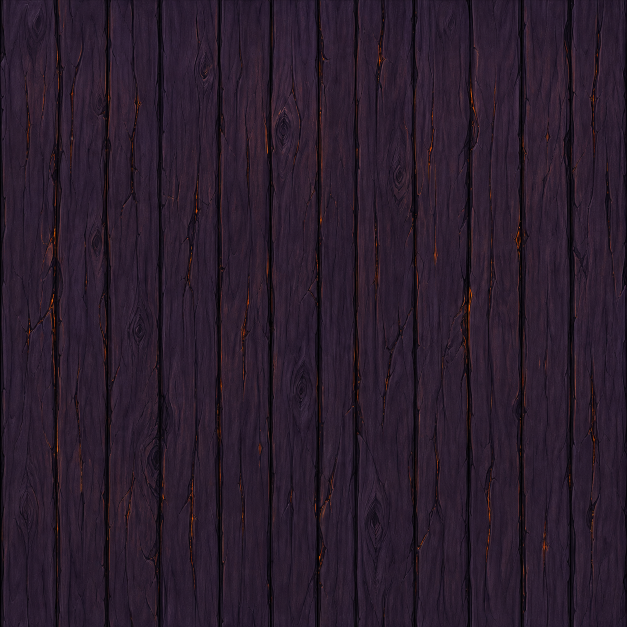
#> input picture pw_art/UI/Flash UI/Session UI/art/halloween/generated/wood_back.png, 1254 x 1254 px (shown at 1/2 size); the run also reads 2 pictures not shown here
$ python prep_halloween.py
#> lines starting #> are read from the running program, lines starting #| are printed output that depends on the picture; after the words box and inside, x2 and y2 are one past the last pixel; in counts of white or black regions, pixels touching at a corner belong together
# Prepares the halloween skin bitmaps for main.fla.
#   python prep_halloween.py
# Input:  generated/*.png (art on a green #00FF00 background)
# Output: final/HW_*.png (2x of the size shown in the game; the code draws them at 0.5)
import os
import numpy as np
from PIL import Image, ImageEnhance, ImageFilter

HERE = os.path.dirname(os.path.abspath(__file__))
SRC = os.path.join(HERE, 'generated')
OUT = os.path.join(HERE, 'final')
GLOW = {'pumpkin_on.png', 'header.png', 'close.png', 'frame.png', 'button_plank_hover.png', 'button_plank_active.png'}


def key(name):
    """Removes the green background: alpha from the green excess, colour unmixed from the background."""
    img = Image.open(os.path.join(SRC, name))
    a = np.asarray(img.convert('RGB')).astype(np.float32)
    r, g, b = a[..., 0], a[..., 1], a[..., 2]
    border = np.concatenate([a[0], a[-1], a[:, 0], a[:, -1]])
    gm = border[(border[:, 1] - np.maximum(border[:, 0], border[:, 2])) > 100]
    bg = np.median(gm, axis=0) if len(gm) else np.array([20, 240, 25], np.float32)
    spill = g - np.maximum(r, b)
    full = bg[1] - max(bg[0], bg[2])
    alpha = 1.0 - np.clip((spill - 0.12 * full) / (0.80 * full), 0, 1)
    A = alpha[..., None]
    F = np.clip((a - (1 - A) * bg) / np.maximum(A, 1e-3), 0, 255)
    F[..., 1] = np.where(spill > 0, np.minimum(F[..., 1], np.maximum(F[..., 0], F[..., 2])), F[..., 1])
    if name in GLOW:
        soft = alpha < 0.98
        F[..., 1] = np.where(soft, np.minimum(F[..., 1], 0.62 * F[..., 0]), F[..., 1])
    F[alpha < 0.01] = 0
    out = Image.fromarray(np.concatenate([F, A * 255], axis=2).round().astype(np.uint8), 'RGBA')
    bbox = out.getchannel('A').point(lambda v: 255 if v > 40 else 0).getbbox()
    return out.crop(bbox)


def resize(img, w, h):
    # premultiplied resize, so transparent pixels do not darken the edges
    a = np.asarray(img).astype(np.float32) / 255.0
    pm = a.copy()
    pm[..., :3] *= pm[..., 3:4]
    res = []
    for c in range(4):
        ch = Image.fromarray((pm[..., c] * 65535).astype(np.uint16).astype(np.int32), 'I')
        res.append(np.asarray(ch.resize((w, h), Image.LANCZOS)).astype(np.float32) / 65535)
    r = np.clip(np.stack(res, axis=2), 0, 1)
    al = r[..., 3:4]
    r[..., :3] = np.where(al > 1e-4, r[..., :3] / np.maximum(al, 1e-4), 0)
    return Image.fromarray((np.clip(r, 0, 1) * 255).round().astype(np.uint8), 'RGBA')


def scale(img, k):
    return resize(img, max(1, round(img.width * k)), max(1, round(img.height * k)))


def bright(img, k):
    rgb = ImageEnhance.Brightness(img.convert('RGB')).enhance(k)
    rgb.putalpha(img.getchannel('A'))
    return rgb


def disabled(img):
    rgb = ImageEnhance.Color(img.convert('RGB')).enhance(0.15)
    rgb = ImageEnhance.Brightness(rgb).enhance(0.6)
    rgb.putalpha(img.getchannel('A'))
    return rgb


def glow(img, color=(255, 140, 30), radius=6, strength=0.9):
    """Adds an outer orange glow (the image gets a margin of 'radius' pixels)."""
    m = radius * 2
    base = Image.new('RGBA', (img.width + m * 2, img.height + m * 2), (0, 0, 0, 0))
    base.paste(img, (m, m))
    al = base.getchannel('A').filter(ImageFilter.GaussianBlur(radius))
    al = al.point(lambda v: min(255, int(v * strength * 1.6)))
    g = Image.new('RGBA', base.size, color + (0,))
    g.putalpha(al)
    return Image.alpha_composite(g, base)


def save(img, name):
    img.save(os.path.join(OUT, name + '.png'))
    print(name, img.size)


def main():
    os.makedirs(OUT, exist_ok=True)

    # window background: opaque wood
    wood = Image.open(os.path.join(SRC, 'wood_back.png')).convert('RGB').resize((1024, 1024), Image.LANCZOS)
    wood = ImageEnhance.Brightness(wood).enhance(0.7)
    wood.save(os.path.join(OUT, 'HW_Wood.png'))
    print('HW_Wood', wood.size)
#| HW_Wood (1024, 1024)

    # window frame: 4 corners, 4 plain strips (stretched), 4 ornaments (centred on the sides)
    fr = key('frame.png')
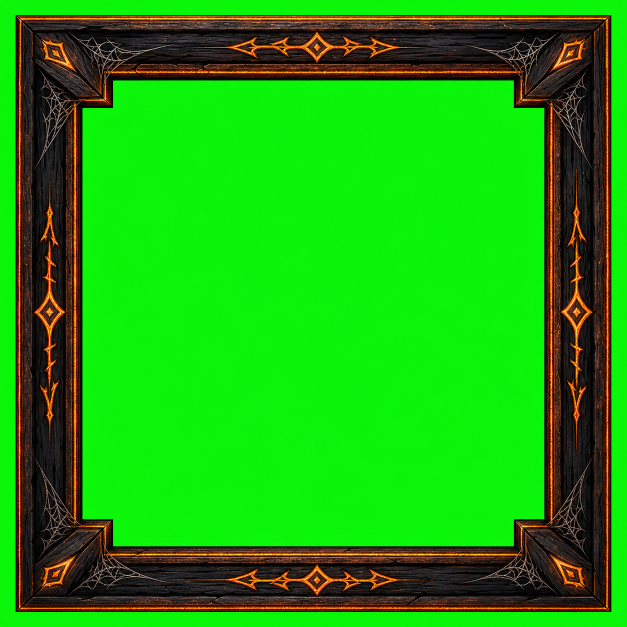
#> input picture pw_art/UI/Flash UI/Session UI/art/halloween/generated/frame.png, 1254 x 1254 px (shown at 1/2 size)
#> in key, img is the input picture: PIL image 1254x1254 RGB; mean R, G, B 29, 167.9, 13
#> in key, `r, g, b = a[..., 0], a[..., 1], a[..., 2]`:
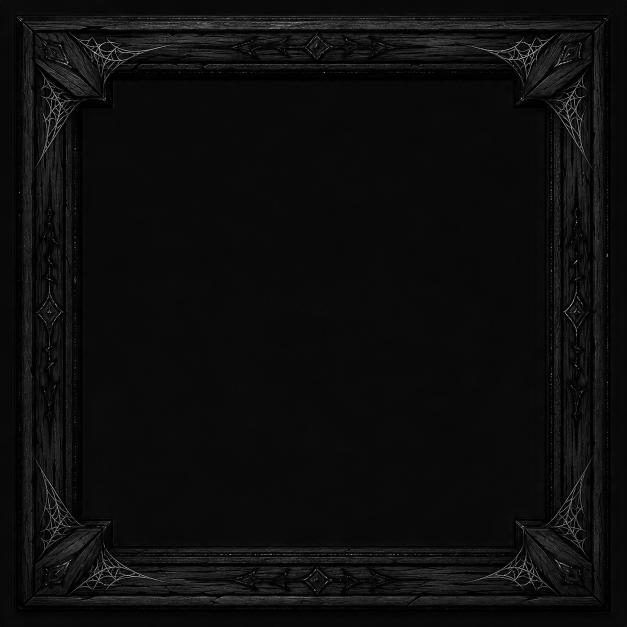
#> b: shape (1254, 1254) float32 (shown at 1/2 size); min 0, max 248, mean 13
#> in key, `bg = np.median(gm, axis=0) if len(gm) else np.array([20, 240, 25], np...`: bg = [12, 245, 8]
#> in key, `spill = g - np.maximum(r, b)`:
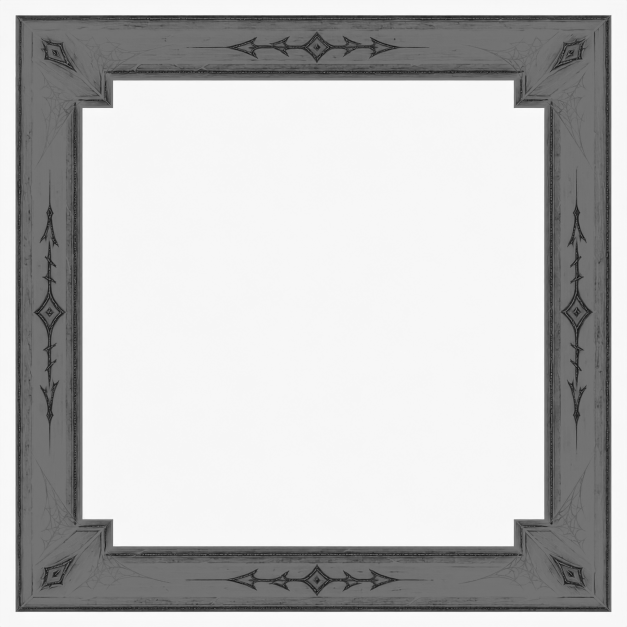
#> spill: shape (1254, 1254) float32 (shown at 1/2 size); min -205, max 249, mean 138.8; drawn with min black and max white
#> in key, `full = bg[1] - max(bg[0], bg[2])`: full = 233
#> in key, `soft = alpha < 0.98`:
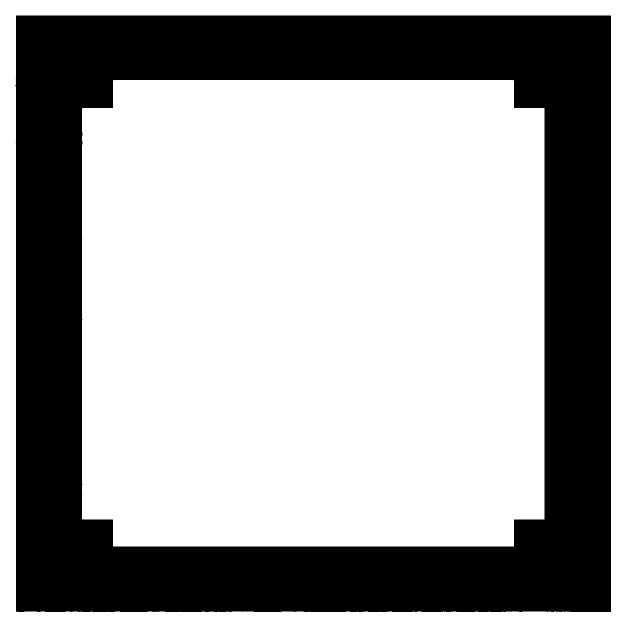
#> soft: shape (1254, 1254) bool (shown at 1/2 size); 63.8% white; 1 black region, box (x1, y1, x2, y2) and area: (31, 31, 1222, 1224) 569837
#> in key, `bbox = out.getchannel('A').point(lambda v: 255 if v > 40 else 0).getbb..`: bbox = (31, 30, 1223, 1224)
    W, H = fr.size
#> W = 1192; H = 1194
    T = 135                      # band thickness in the source
    C = 262                      # corner size in the source
    k = 28.0 / T                 # band = 14 px in the game (28 in 2x)
    save(scale(fr.crop((0, 0, C, C)), k), 'HW_FrameTL')
#> in resize, `pm[..., :3] *= pm[..., 3:4]`: pm: shape (262, 262, 4) float32; mean R, G, B, A 0.18, 0.112, 0.0756, 0.803
#> after the loop in resize, `for c in range(4):`:
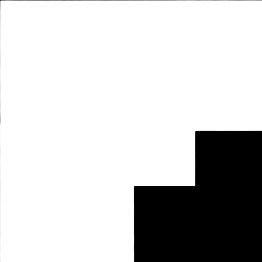
#> ch: PIL image 262x262 I; min 0, max 65535, mean 52618.4; drawn with min black and max white
#> after the loop in resize, `for c in range(4):`: res = 4 items
#> in resize, `r[..., :3] = np.where(al > 1e-4, r[..., :3] / np.maximum(al, 1e-4), 0)`: r: shape (54, 54, 4) float32; mean of channels 0, 1, 2, 3 0.182, 0.112, 0.0764, 0.803
#| HW_FrameTL (54, 54)
    save(scale(fr.crop((W - C, 0, W, C)), k), 'HW_FrameTR')
#> in resize (call 2), `pm[..., :3] *= pm[..., 3:4]`: pm: shape (262, 262, 4) float32; mean R, G, B, A 0.176, 0.105, 0.067, 0.803
#> in resize (call 2), `r[..., :3] = np.where(al > 1e-4, r[..., :3] / np.maximum(al, 1e-4), 0)`: r: shape (54, 54, 4) float32; mean of channels 0, 1, 2, 3 0.178, 0.105, 0.0677, 0.804
#| HW_FrameTR (54, 54)
    save(scale(fr.crop((0, H - C, C, H)), k), 'HW_FrameBL')
#> call 3 of resize, with w = 54, h = 54
#> in resize (call 3), `pm[..., :3] *= pm[..., 3:4]`:
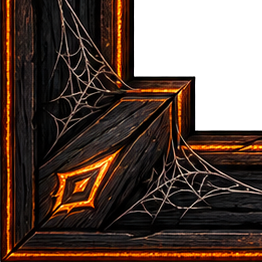
#> pm: shape (262, 262, 4) float32; mean R, G, B, A 0.169, 0.0982, 0.0633, 0.804; transparent parts drawn white
#> in resize (call 3), `r[..., :3] = np.where(al > 1e-4, r[..., :3] / np.maximum(al, 1e-4), 0)`: r: shape (54, 54, 4) float32; mean of channels 0, 1, 2, 3 0.17, 0.0985, 0.0639, 0.805
#| HW_FrameBL (54, 54)
    save(scale(fr.crop((W - C, H - C, W, H)), k), 'HW_FrameBR')
#> call 4 of resize, with w = 54, h = 54
#> in resize (call 4), `a = np.asarray(img).astype(np.float32) / 255.0`:
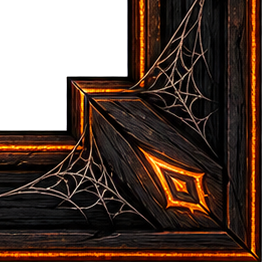
#> a: shape (262, 262, 4) float32; mean R, G, B, A 0.168, 0.0953, 0.0588, 0.804; transparent parts drawn white
#| HW_FrameBR (54, 54)
    save(resize(fr.crop((285, 0, 345, T)), 12, 28), 'HW_FrameT')
#| HW_FrameT (12, 28)
    save(resize(fr.crop((285, H - T, 345, H)), 12, 28), 'HW_FrameB')
#| HW_FrameB (12, 28)
    save(resize(fr.crop((0, 275, T, 330)), 28, 12), 'HW_FrameL')
#| HW_FrameL (28, 12)
    save(resize(fr.crop((W - T, 275, W, 330)), 28, 12), 'HW_FrameR')
#| HW_FrameR (28, 12)
    save(scale(fr.crop((368, 0, 818, T)), k), 'HW_FrameOT')
#| HW_FrameOT (93, 28)
    save(scale(fr.crop((352, H - T, 812, H)), k), 'HW_FrameOB')
#| HW_FrameOB (95, 28)
    save(scale(fr.crop((0, 336, T, 862)), k), 'HW_FrameOL')
#| HW_FrameOL (28, 109)
    save(scale(fr.crop((W - T, 342, W, 858)), k), 'HW_FrameOR')
#| HW_FrameOR (28, 107)

    # window title plate: left cap, middle (stretched), right cap; 28 px high in the game
    hd = key('header.png')
    k = 56.0 / hd.height
#> k = 0.167
    cap = 210
    save(scale(hd.crop((0, 0, cap, hd.height)), k), 'HW_HeaderL')
#| HW_HeaderL (35, 56)
    save(resize(hd.crop((800, 0, 960, hd.height)), 16, 56), 'HW_HeaderM')
#| HW_HeaderM (16, 56)
    save(scale(hd.crop((hd.width - cap, 0, hd.width, hd.height)), k), 'HW_HeaderR')
#| HW_HeaderR (35, 56)

    bat = key('bat.png')
    save(resize(bat, 152, round(bat.height * 152 / bat.width)), 'HW_Bat')
#| HW_Bat (152, 47)
    web = key('cobweb_corner.png')
    save(resize(web, 128, round(web.height * 128 / web.width)), 'HW_Web')

    # standard button: plank; normal / hover / active (pressed) are drawn, disabled is the grey normal one
    def plank(name):
        b = key(name)
        return resize(b, 340, round(b.height * 340 / b.width))
    up = plank('button_plank_normal.png')
    save(up, 'HW_BtnUp')
    save(plank('button_plank_hover.png'), 'HW_BtnOver')
    save(plank('button_plank_active.png'), 'HW_BtnDown')
    save(disabled(up), 'HW_BtnDisable')

    cl = key('close.png')
    cu = resize(cl, 56, round(cl.height * 56 / cl.width))
    save(cu, 'HW_CloseUp')
    save(bright(cu, 1.3), 'HW_CloseOver')
    save(bright(cu, 0.8), 'HW_CloseDown')

    # checkbox: the same scale for both pumpkins, so that the bodies match
    off = key('pumpkin_off.png')
    on = key('pumpkin_on.png')
    k = 52.0 / off.height
    po, pn = scale(off, k), scale(on, k)
    save(po, 'HW_ChkOff')
    save(bright(po, 1.35), 'HW_ChkOffOver')
    save(bright(po, 0.8), 'HW_ChkOffDown')
    save(disabled(po), 'HW_ChkOffDisable')
    save(pn, 'HW_ChkOn')
    save(bright(pn, 1.15), 'HW_ChkOnOver')
    save(bright(pn, 0.8), 'HW_ChkOnDown')
    save(disabled(pn), 'HW_ChkOnDisable')

    # slider knob: candy corn, 24 px high in the game
    cc = key('candy_corn.png')
    ku = resize(cc, round(cc.width * 48 / cc.height), 48)
    save(ku, 'HW_KnobUp')
    save(glow(bright(ku, 1.1), radius=4), 'HW_KnobOver')
    save(bright(ku, 0.85), 'HW_KnobDown')

    # slider track: plank with pointed ends; 12 px high in the game
    pl = key('plank.png')
    k = 24.0 / pl.height
    save(scale(pl.crop((0, 0, 120, pl.height)), k), 'HW_PlankL')
    save(resize(pl.crop((560, 0, 660, pl.height)), 20, 24), 'HW_PlankM')
    save(scale(pl.crop((pl.width - 120, 0, pl.width, pl.height)), k), 'HW_PlankR')

    # section divider: thin branch, 480x16 in the game
    br = key('branch_line.png')
    save(resize(br, 960, 32), 'HW_Branch')

    # dark band behind a section title (made here, not generated)
    w, h = 960, 70
    x = np.linspace(0, 1, w)[None, :]
    y = np.linspace(-1, 1, h)[:, None]
    al = 0.65 * (1 - x) ** 1.3 * np.clip(1.4 - np.abs(y) ** 4 * 1.4, 0, 1)
    band = np.zeros((h, w, 4), np.float32)
    band[..., 0], band[..., 1], band[..., 2] = 22, 8, 28
    band[..., 3] = al * 255
    save(Image.fromarray(band.round().astype(np.uint8), 'RGBA'), 'HW_HeaderBand')

    # 9-slice plates drawn 1:1 by ScaleBitmap (not 2x): field of a value (key, slot; grid of textFrame.png 11,7,61,3)
    # and the drop-down list of a combobox (grid of frameChat.png 10,10,80,80)
    save(plate(85, 19, 5, (30, 12, 24, 235), (255, 138, 42, 210)), 'HW_ValueFrame')
    save(plate(100, 100, 7, (24, 10, 20, 240), (255, 128, 24, 230)), 'HW_ListBack')
    # background of the plain windows (talents, statistics), stretched to the window:
    # bitmaps, a Shape inside the window frame is not drawn by the game's player
    save(Image.new('RGBA', (16, 16), (46, 22, 56, 199)), 'HW_Plain')
    # inner panels (Components.Frame, frame_png 100x100, grid 10,10,80,80): semi-transparent purple, faint orange edge
    save(plate(100, 100, 8, (46, 22, 56, 170), (255, 138, 42, 110)), 'HW_Panel')
    # rows of the drop-down list (rowOver.png / rowSelected.png are 135x28): orange instead of teal
    save(row_light(135, 28, 0.45), 'HW_RowOver')
    save(row_light(135, 28, 0.75), 'HW_RowSelected')


def row_light(w, h, strength):
    """horizontal orange band, soft at the edges"""
    x = np.minimum(np.linspace(0, 1, w), np.linspace(1, 0, w))[None, :]
    y = np.minimum(np.linspace(0, 1, h), np.linspace(1, 0, h))[:, None]
    al = np.clip(x * 12, 0, 1) * np.clip(y * 5, 0, 1) * strength
    img = np.zeros((h, w, 4), np.float32)
    img[..., 0], img[..., 1], img[..., 2] = 255, 120, 24
    img[..., 3] = al * 255
    return Image.fromarray(img.round().astype(np.uint8), 'RGBA')


def plate(w, h, radius, fill, border):
    """rounded dark plate with a thin orange border, drawn 4x and reduced"""
    from PIL import ImageDraw
    k = 4
    img = Image.new('RGBA', (w * k, h * k), (0, 0, 0, 0))
    d = ImageDraw.Draw(img)
    d.rounded_rectangle([0, 0, w * k - 1, h * k - 1], radius * k, fill=border)
    d.rounded_rectangle([k, k, w * k - 1 - k, h * k - 1 - k], (radius - 1) * k, fill=fill)
    return resize(img, w, h)


if __name__ == '__main__':
#> (the run stopped early here; a loop or call above may not have finished)
